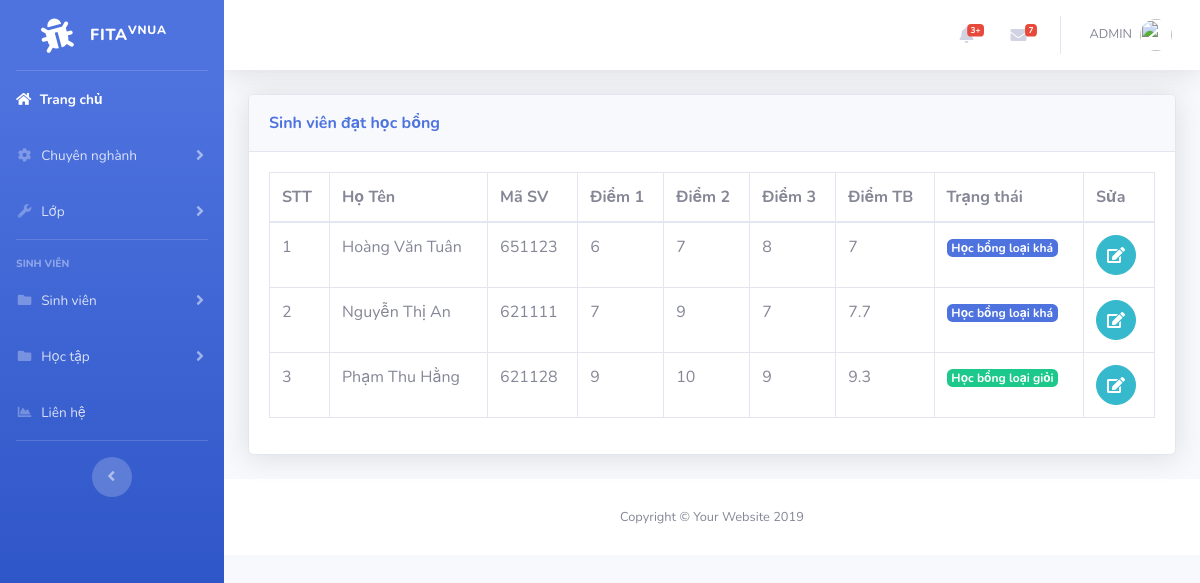
Page /scholarship.php on the committed database.
### tables this page shows
CREATE TABLE `student` (
  `id` int(11) NOT NULL,
  `name` varchar(50) NOT NULL,
  `code` varchar(6) NOT NULL,
  `class` varchar(50) NOT NULL,
  `phone` varchar(50) NOT NULL,
  `email` varchar(50) NOT NULL,
  `id_pos` int(6) NOT NULL
);

CREATE TABLE `points` (
  `id` int(11) NOT NULL,
  `id_sv` int(11) NOT NULL,
  `diem1` varchar(50) NOT NULL,
  `diem2` varchar(50) NOT NULL,
  `diem3` varchar(50) NOT NULL,
  `tbc` varchar(50) NOT NULL
);

### scholarship.php (the view, shortened to what this page needs)
<?php
include('includes/header.php');
include('includes/navbar.php');
include('includes/connect.php');
?>
<div class="container-fluid">
<div class="card shadow mb-4">
  <div class="card-header py-3">
    <h7 class="m-0 font-weight-bold text-primary">Sinh viên đạt học bổng
    </h7>
  </div>
  <div class="card-body">
  <div class="table-responsive">
<?php
$query_3="SELECT student.name,code, points.id, diem1, diem2, diem3, tbc FROM student INNER JOIN points ON student.id = points.id_sv";
$query_run3=mysqli_query($connect,$query_3);
 ?>
      <table class="table table-bordered" id="dataTable" width="100%" cellspacing="0">
        <thead>
          <tr>
            <th>STT</th>
            <th>Họ Tên</th>
            <th>Mã SV</th>
            <th>Điểm 1</>
            <th>Điểm 2</th>
            <th>Điểm 3</th>
            <th>Điểm TB</th>
            <th>Trạng thái</th>
            <th>Sửa</th>
          </tr>
        </thead>
        <tbody>
          <?php
              $no = 1;
              if(mysqli_num_rows($query_run3)>0)
              {
                while($row=mysqli_fetch_assoc($query_run3))
                {
                  ?>
                      <tr>
                     <?php if($row['tbc']>=7)
                     {
                      ?>
                        <td><?php echo $no; ?></td>
                        <td><?php echo $row['name']; ?></td>
                        <td><?php echo $row['code']; ?></td>
                        <td><?php echo $row['diem1']; ?></td>
                        <td><?php echo $row['diem2']; ?></td>
                        <td><?php echo $row['diem3']; ?></td>
                        <td><?php echo round($row['tbc'],1); ?></td>
                        <td>
                            <?php
                                if($row['tbc']>=8)
                                {
                                    echo '<a href="#" class="badge badge-success">Học bổng loại giỏi</a>';
                                }
                                if($row['tbc']>=7 && $row['tbc']<8 )
                                {
                                    echo '<a href="#" class="badge badge-primary">Học bổng loại khá</a>';
                                }
                            ?>
                        </td>
                        <td>
                            <form action="edit_point.php" method="post">
                                <button  type="submit" name="edit_point" class="btn btn-info btn-circle"><i class="fa fa-edit edit"></i></button>
                            </form>
                        </td>
                      </tr>
                  <?php
                  $no++;
              }
           ?>
                  <?php
                }
              }
              else
              {
                echo "Not found";
              }
           ?>
        </tbody>
      </table>
    </div>
  </div>
</div>
</div>
<?php
include('includes/footer.php');
?>

### rows in the picture
student: name "Hoàng Văn Tuân", code "651123", points.diem1 "6", points.diem2 "7", points.diem3 "8", points.tbc "7", shows "Học bổng loại khá"
student: name "Nguyễn Thị An", code "621111", points.diem1 "7", points.diem2 "9", points.diem3 "7", points.tbc "7.7", shows "Học bổng loại khá"
student: name "Phạm Thu Hằng", code "621128", points.diem1 "9", points.diem2 "10", points.diem3 "9", points.tbc "9.3", shows "Học bổng loại giỏi"
